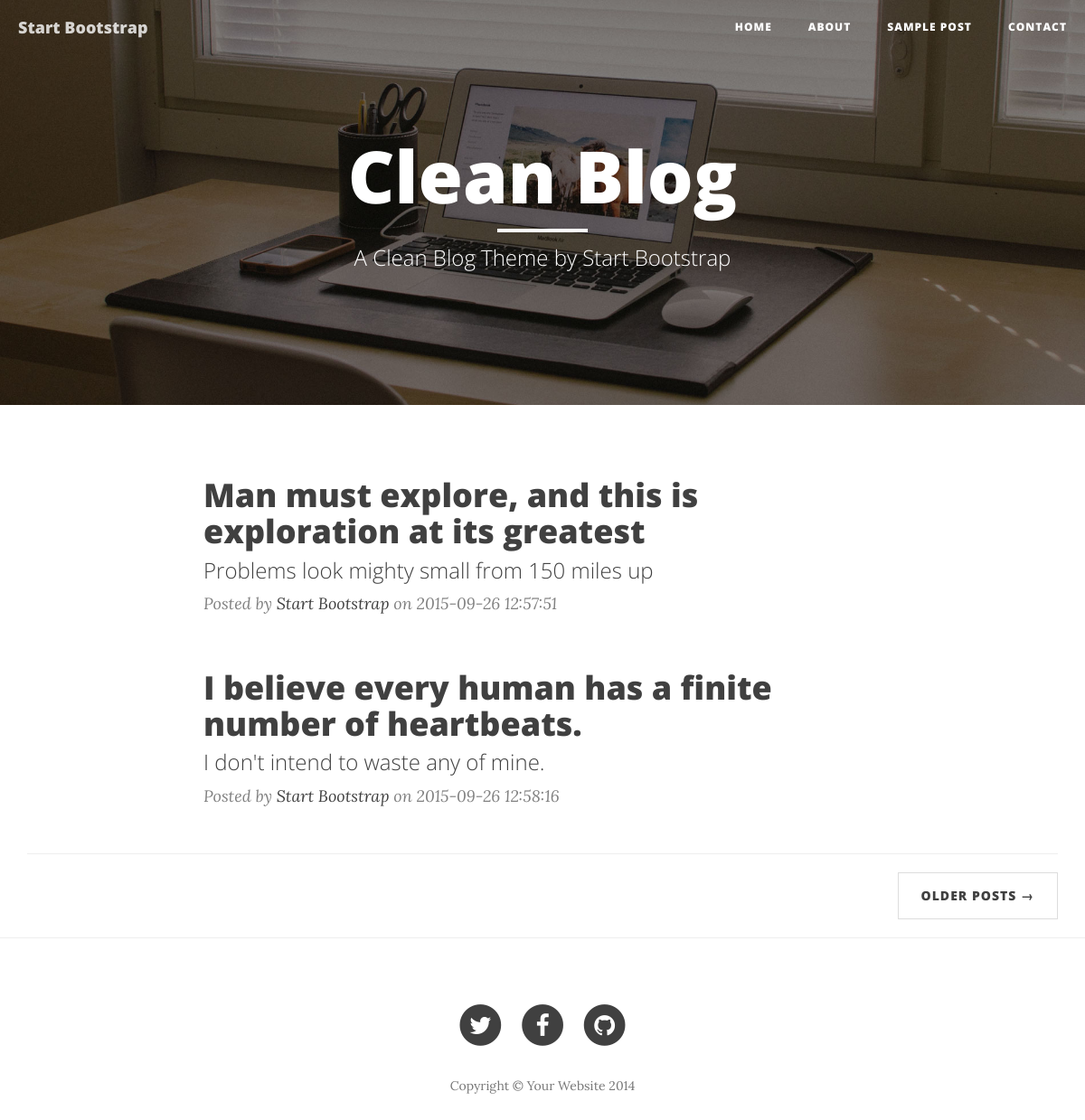
The app's page /, older data.
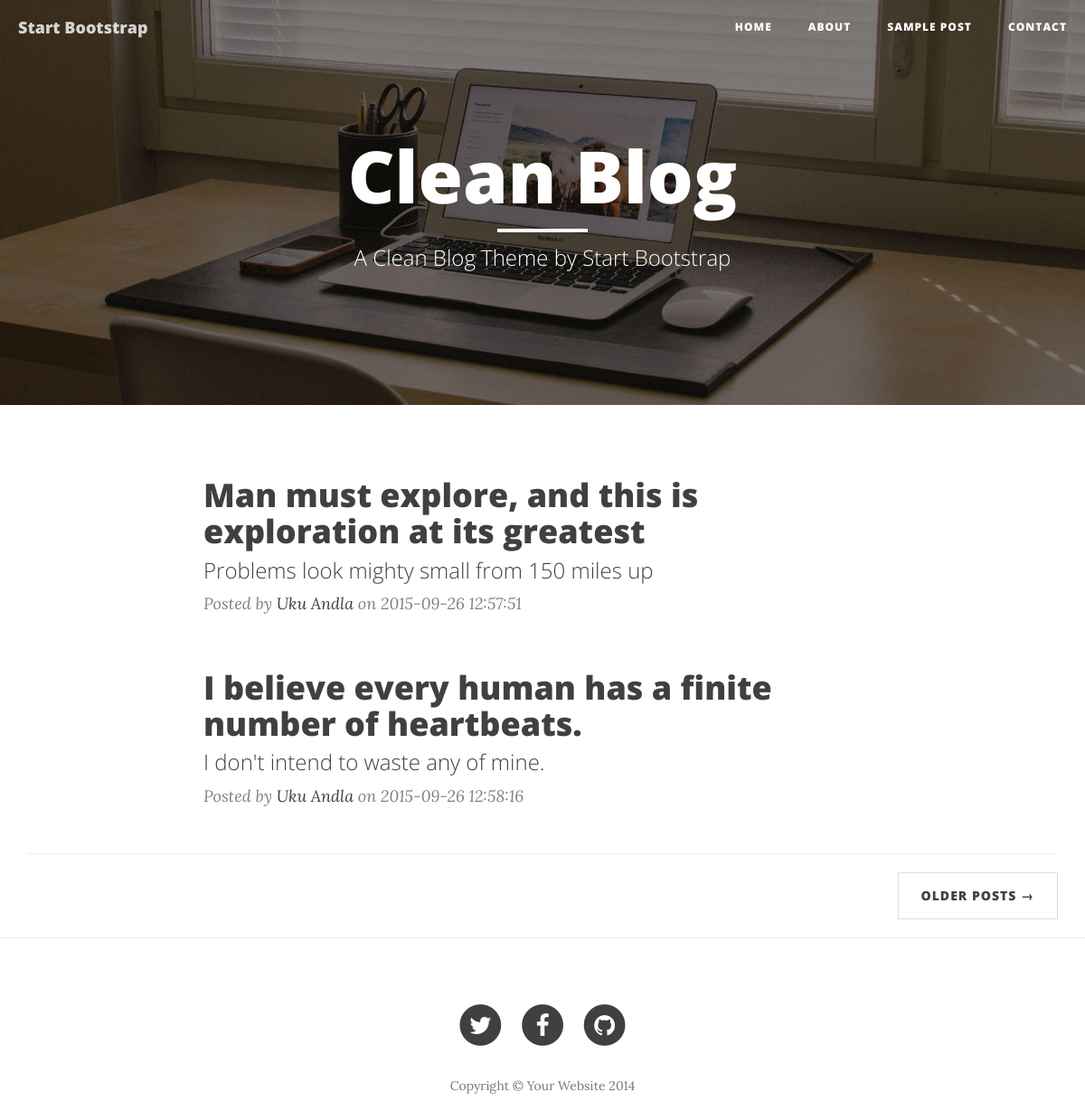
The same page, newer data.
### tables this page shows
CREATE TABLE IF NOT EXISTS `posts` (
  `post_id` int(10) unsigned NOT NULL,
  `author_id` int(10) unsigned NOT NULL,
  `post_title` varchar(255) NOT NULL,
  `post_description` varchar(120) NOT NULL,
  `post_text` longtext NOT NULL,
  `post_created` datetime NOT NULL DEFAULT CURRENT_TIMESTAMP
);

CREATE TABLE IF NOT EXISTS `authors` (
  `author_id` int(10) unsigned NOT NULL,
  `author_name` varchar(30) NOT NULL
);

### index.php (the view, shortened to what this page needs)
<?php
$db=mysqli_connect(DATABASE_HOSTNAME, DATABASE_USERNAME, DATABASE_PASSWORD, DATABASE_DATABASE);
mysqli_query($db,"SET NAMES 'utf8'");
$q = mysqli_query($db, "SELECT * FROM posts NATURAL JOIN authors") or die(mysqli_error($db));
while($row=mysqli_fetch_assoc($q)){
    $posts[]=$row;
}
?>
<!DOCTYPE html>
<html lang="en">
<head>
    <link href="css/bootstrap.min.css" rel="stylesheet">
    <link href="css/clean-blog.min.css" rel="stylesheet">
    <link href="http://maxcdn.bootstrapcdn.com/font-awesome/4.1.0/css/font-awesome.min.css" rel="stylesheet" type="text/css">
</head>
<body>
<nav class="navbar navbar-default navbar-custom navbar-fixed-top">
    <div class="container-fluid">
        <div class="navbar-header page-scroll">
            <a class="navbar-brand" href="">Start Bootstrap</a>
        </div>
        <div class="collapse navbar-collapse" id="bs-example-navbar-collapse-1">
            <ul class="nav navbar-nav navbar-right">
                <li>
                    <a href="">Home</a>
                </li>
                <li>
                    <a href="about.html">About</a>
                </li>
                <li>
                    <a href="post.html">Sample Post</a>
                </li>
                <li>
                    <a href="contact.html">Contact</a>
                </li>
            </ul>
        </div>
    </div>
</nav>
<header class="intro-header" style="background-image: url('img/home-bg.jpg')">
    <div class="container">
        <div class="row">
            <div class="col-lg-8 col-lg-offset-2 col-md-10 col-md-offset-1">
                <div class="site-heading">
                    <h1>Clean Blog</h1>
                    <hr class="small">
                    <span class="subheading">A Clean Blog Theme by Start Bootstrap</span>
                </div>
            </div>
        </div>
    </div>
</header>
<div class="container">
    <?foreach($posts as $post):?>
        <div class="row">
            <div class="col-lg-8 col-lg-offset-2 col-md-10 col-md-offset-1">
                <div class="post-preview">
                    <a href="post.html">
                        <h2 class="post-title">
                            <?=$post['post_title']?>
                        </h2>
                        <h3 class="post-subtitle">
                            <?=$post['post_description']?>
                        </h3>
                    </a>
                    <p class="post-meta">Posted by <a href="#"><?=$post['author_name']?></a> on <?=$post['post_created']?></p>
                </div>
            </div>
        </div>
    <?endforeach?>
    <hr>
    <ul class="pager">
        <li class="next">
            <a href="#">Older Posts &rarr;</a>
        </li>
    </ul>
</div>
<hr>
<footer>
    <div class="container">
        <div class="row">
            <div class="col-lg-8 col-lg-offset-2 col-md-10 col-md-offset-1">
                <ul class="list-inline text-center">
                    <li>
                        <a href="#">
                                <span class="fa-stack fa-lg">
                                    <i class="fa fa-circle fa-stack-2x"></i>
                                    <i class="fa fa-twitter fa-stack-1x fa-inverse"></i>
                                </span>
                        </a>
                    </li>
                    <li>
                        <a href="#">
                                <span class="fa-stack fa-lg">
                                    <i class="fa fa-circle fa-stack-2x"></i>
                                    <i class="fa fa-facebook fa-stack-1x fa-inverse"></i>
                                </span>
                        </a>
                    </li>
                    <li>
                        <a href="#">
                                <span class="fa-stack fa-lg">
                                    <i class="fa fa-circle fa-stack-2x"></i>
                                    <i class="fa fa-github fa-stack-1x fa-inverse"></i>
                                </span>
                        </a>
                    </li>
                </ul>
                <p class="copyright text-muted">Copyright &copy; Your Website 2014</p>
            </div>
        </div>
    </div>
</footer>
</body>
</html>

Row changes from the older to the newer data that the page shows:
changed through a linked row, posts "Man must explore, and this is exploration at its greatest": author.author_name "Start Bootstrap" → "Uku Andla"
changed through a linked row, posts "I believe every human has a finite number of heartbeats.": author.author_name "Start Bootstrap" → "Uku Andla"
